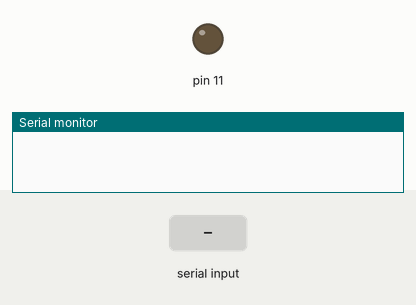
A sketch run on a simulated Arduino Uno, built with avr-gcc and run on an emulated ATmega328P. Shown: output pins drawn as LEDs (lit = HIGH), the last lines printed to the serial monitor. The test bench sets the inputs (shaded band).

Above: at 1.2 s.
1.3 s: "90,45\n" received over Serial
At 1.9 s:
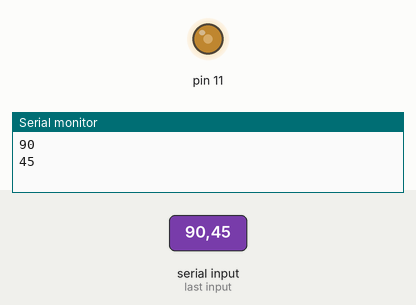
3.8 s: "5\n" received over Serial
At 4.6 s:
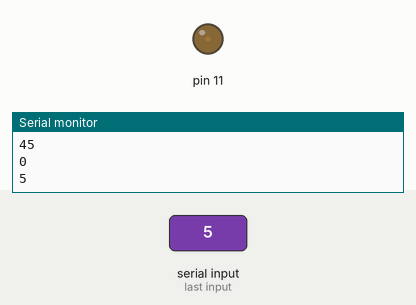
6.3 s: "90\n" received over Serial
At 6.8 s:
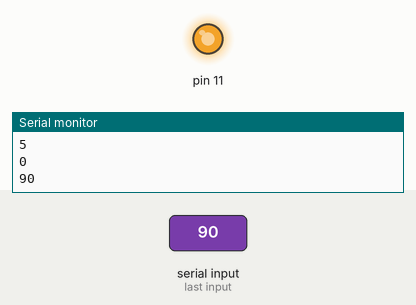
Timing chart, 0 to 9.3 s (numbered marks = the images above; inputs shaded):
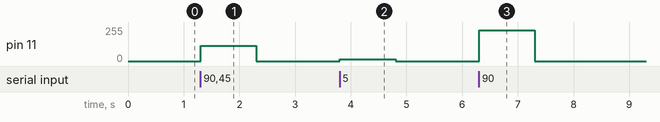

The sketch:

appb_4_3.ino
```cpp
void setup() {
    pinMode(11, OUTPUT);
}

void loop() {
    int duty;
    Serial.begin(9600);
    while (true) {
        if (Serial.available() > 0) {
            duty = Serial.parseInt();
            Serial.println(duty);
            if (duty >= 0 && duty <= 100) {
                analogWrite(11, map(duty, 0, 100, 0, 255));
            }
        }
    }
}
```

Measured:
- after the input at 1.3 s, pin 11: 0/255 → 114/255 at once, → 0/255 1.0 s later
- after the input at 3.8 s, pin 11: 0/255 → 12/255 at once, → 0/255 1.0 s later
- after the input at 6.3 s, pin 11: 0/255 → 229/255 at once, → 0/255 1.0 s later
